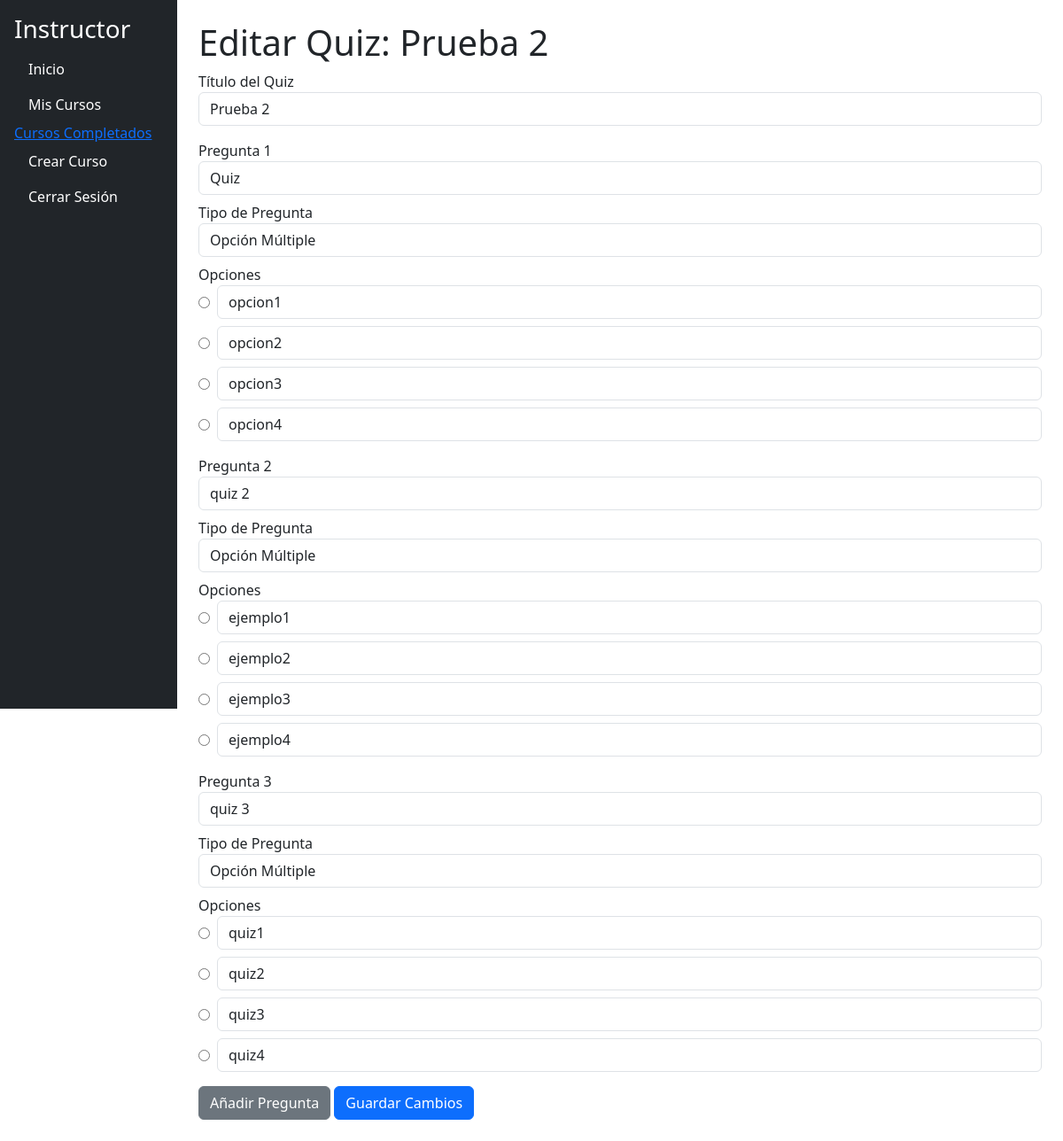
/instructor/quiz/4/edit (signed in), run on the app's committed database.
### models.py (models this page shows, shortened)
class ContentItem(db.Model):
    __tablename__ = 'content_items'
    id = db.Column(db.Integer, primary_key=True)
    title = db.Column(db.String(100), nullable=False)
    type = db.Column(db.String(50), nullable=False)  # "text", "video", "file", "quiz"
    content = db.Column(db.Text, nullable=True)
    file_path = db.Column(db.String(255), nullable=True)
    order = db.Column(db.Integer, nullable=False)
    module_id = db.Column(db.Integer, db.ForeignKey('modules.id', ondelete="CASCADE"), nullable=False)
    questions = db.relationship('QuizQuestion', backref='content_item', cascade='all, delete-orphan', lazy=True)
    module = db.relationship('Module', back_populates='content_items')

class QuizQuestion(db.Model):
    __tablename__ = 'quiz_questions'
    id = db.Column(db.Integer, primary_key=True)
    question_text = db.Column(db.Text, nullable=False)
    content_item_id = db.Column(db.Integer, db.ForeignKey('content_items.id', ondelete="CASCADE"), nullable=False)
    question_type = db.Column(db.String(50), default="multiple_choice")
    correct_answer = db.Column(db.Text, nullable=True)
    options = db.Column(db.Text, nullable=True)
    def get_options(self):
        try:
            return json.loads(self.options) if self.options else []
        except json.JSONDecodeError as e:
            raise ValueError(f"Error al procesar las opciones: {e}")

### app.py (the view, shortened to what this page needs)
@app.route('/instructor/quiz/<int:quiz_id>/edit', methods=['GET', 'POST'])
@login_required
@role_required('instructor')
def edit_quiz(quiz_id):
    quiz = ContentItem.query.get_or_404(quiz_id)
    if quiz.type != 'quiz':
        flash('El contenido seleccionado no es un quiz.', 'danger')
        return redirect(url_for('instructor_dashboard'))
    return render_template('instructor/edit_quiz.html', quiz=quiz)

### app.py (called while the page is built)
@login_manager.user_loader
def load_user(user_id):
    return User.query.get(int(user_id))

def role_required(role):
    def decorator(f):
        @wraps(f)
        def decorated_function(*args, **kwargs):
            if not current_user.is_authenticated or current_user.role.name != role:
                abort(403)
            return f(*args, **kwargs)
        return decorated_function
    return decorator

### app/templates/instructor/edit_quiz.html (shortened to what this page needs)
{% extends "instructor/instructor_dashboard.html" %}
{% block content %}
<h1>Editar Quiz: {{ quiz.title }}</h1>
<form method="POST">
    <label for="title">Título del Quiz</label>
    <input type="text" id="title" name="title" class="form-control mb-3" value="{{ quiz.title }}" required>
    <div id="questions">
        {% for question in quiz.questions %}
        <div class="question mb-3" id="question_{{ question.id }}">
            <label for="question_text_{{ question.id }}">Pregunta {{ loop.index }}</label>
            <input type="text" id="question_text_{{ question.id }}" name="questions[{{ question.id }}][text]" class="form-control mb-2" value="{{ question.question_text }}" required>
            <label for="type_{{ question.id }}">Tipo de Pregunta</label>
            <select id="type_{{ question.id }}" name="questions[{{ question.id }}][type]" class="form-control mb-2" onchange="toggleOptions(this, '{{ question.id }}')">
                <option value="multiple_choice" {% if question.question_type == 'multiple_choice' %}selected{% endif %}>Opción Múltiple</option>
            </select>
            <div id="options_{{ question.id }}" class="options-container" {% if question.question_type == 'open_ended' %}style="display: none;"{% endif %}>
                <label>Opciones</label>
                {% for index, option in enumerate(question.get_options()) %}
                <div class="d-flex align-items-center mb-2">
                    <input type="radio" id="correct_{{ question.id }}_{{ index }}" name="questions[{{ question.id }}][correct]" value="{{ option }}" {% if option == question.correct_answer %}checked{% endif %}>
                    <input type="text" id="option_{{ question.id }}_{{ index }}" name="questions[{{ question.id }}][options][{{ index }}]" class="form-control ms-2" value="{{ option }}" required>
                </div>
                {% endfor %}
            </div>
        </div>
        {% endfor %}
    </div>
    <button type="button" class="btn btn-secondary" onclick="addQuestion()">Añadir Pregunta</button>
    <button type="submit" class="btn btn-primary">Guardar Cambios</button>
</form>
{% endblock %}

### data on the page
ContentItem: title "Prueba 2"
QuizQuestion: question_text "Quiz", question_type+id "Opción Múltiple", option "opcion1" "opcion2" "opcion3" "opcion4"
QuizQuestion: question_text "quiz 2", question_type+id "Opción Múltiple", option "ejemplo1" "ejemplo2" "ejemplo3" "ejemplo4"
QuizQuestion: question_text "quiz 3", question_type+id "Opción Múltiple", option "quiz1" "quiz2" "quiz3" "quiz4"
